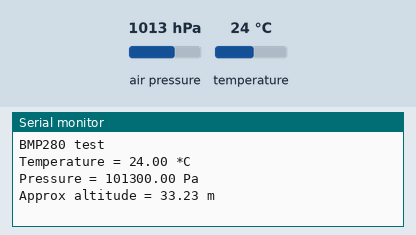
Simulated run of this sketch. Board: ESP32. Shown: the last lines printed to the serial monitor. The test bench sets the inputs (shaded band); at power-on: air pressure 1013 hPa, temperature 24 °C. WiFi joins after 1.5 s; servers stay silent unless stated.

Above: at 3.0 s.
3.1 s: air pressure set to 952 hPa
At 4.4 s:
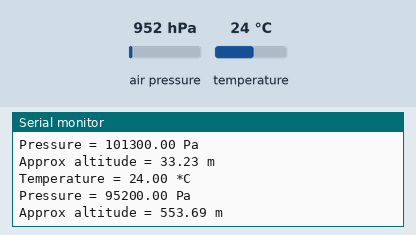
4.6 s: temperature set to 12 °C
6.1 s: air pressure set to 975 hPa
At 6.1 s:
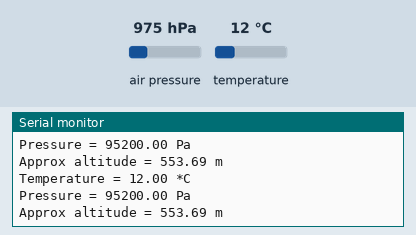
Timing chart, 0 to 9.1 s (numbered marks = the images above; inputs shaded):
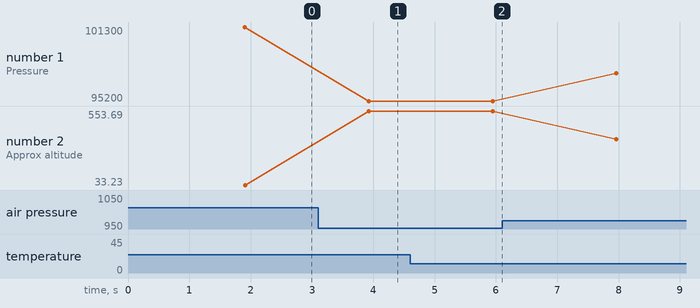

The sketch:

weather_monitor.ino.ino
```cpp
#define BLYNK_TEMPLATE_ID "TMPLleG4TX6w"
#define BLYNK_DEVICE_NAME "REALTIME WEATHER MONITORING USING IoT"
#define BLYNK_AUTH_TOKEN "atM7q-6dH-i1v3YfyRlVCtoBFRyeM2Wj"
#define BLYNK_PRINT Serial
#include <WiFi.h>
#include <WiFiClient.h>
#include <BlynkSimpleEsp32.h>
char auth[] = BLYNK_AUTH_TOKEN;

char ssid[] = "Billa";  // type your wifi name
char pass[] = "9066732316";  // type your wifi password

BlynkTimer timer;
#include <Wire.h>
#include <SPI.h>
#include <Adafruit_BMP280.h>

#define BMP_SCK  (13)
#define BMP_MISO (12)
#define BMP_MOSI (11)
#define BMP_CS   (10)

Adafruit_BMP280 bmp; // I2C
//Adafruit_BMP280 bmp(BMP_CS); // hardware SPI
//Adafruit_BMP280 bmp(BMP_CS, BMP_MOSI, BMP_MISO,  BMP_SCK);

void setup() {
  Blynk.begin(auth, ssid, pass);
  timer.setInterval(100L, sendSensor);
  Serial.begin(9600);
  while ( !Serial ) delay(100);   // wait for native usb
  Serial.println(F("BMP280 test"));
  unsigned status;
  //status = bmp.begin(BMP280_ADDRESS_ALT, BMP280_CHIPID);
  status = bmp.begin(0x76);
  if (!status) {
    Serial.println(F("Could not find a valid BMP280 sensor, check wiring or "
                      "try a different address!"));
    Serial.print("SensorID was: 0x"); Serial.println(bmp.sensorID(),16);
    Serial.print("        ID of 0xFF probably means a bad address, a BMP 180 or BMP 085\n");
    Serial.print("   ID of 0x56-0x58 represents a BMP 280,\n");
    Serial.print("        ID of 0x60 represents a BME 280.\n");
    Serial.print("        ID of 0x61 represents a BME 680.\n");
    while (1) delay(10);
  }

  /* Default settings from datasheet. */
  bmp.setSampling(Adafruit_BMP280::MODE_NORMAL,     /* Operating Mode. */
                  Adafruit_BMP280::SAMPLING_X2,     /* Temp. oversampling */
                  Adafruit_BMP280::SAMPLING_X16,    /* Pressure oversampling */
                  Adafruit_BMP280::FILTER_X16,      /* Filtering. */
                  Adafruit_BMP280::STANDBY_MS_500); /* Standby time. */
}

void sendSensor()
{
    int temp =bmp.readTemperature();
    float pressure= bmp.readPressure();
    float altitude=bmp.readAltitude(1017);
    Serial.print(F("Temperature = "));
    Serial.print(bmp.readTemperature());
    Serial.println(" *C");

    Serial.print(F("Pressure = "));
    Serial.print(bmp.readPressure());
    Serial.println(" Pa");

    Serial.print(F("Approx altitude = "));
    Serial.print(bmp.readAltitude(1017)); /* Adjusted to local forecast! */
    Serial.println(" m");                    //If you don't know it, modify it until you get your current altitude
    Serial.println();
    Blynk.virtualWrite(V0, temp);
    Blynk.virtualWrite(V1, pressure);
    Blynk.virtualWrite(V2, altitude);                                  //The "1019.66" is the pressure(hPa) at sea level in day in your region
    delay(2000);
}
void loop()
{
Blynk.run();
  timer.run();
  }
```

Measured:
- after the input at 3.1 s, the serial monitor: prints a new line after 0.83 s (image 1)
- plotted number 1: 101300 → 95200 after the input at 3.1 s, 95200 → 97500 after the input at 6.1 s
- plotted number 2: 33.23 → 553.69 after the input at 3.1 s, 553.69 → 354.36 after the input at 6.1 s
